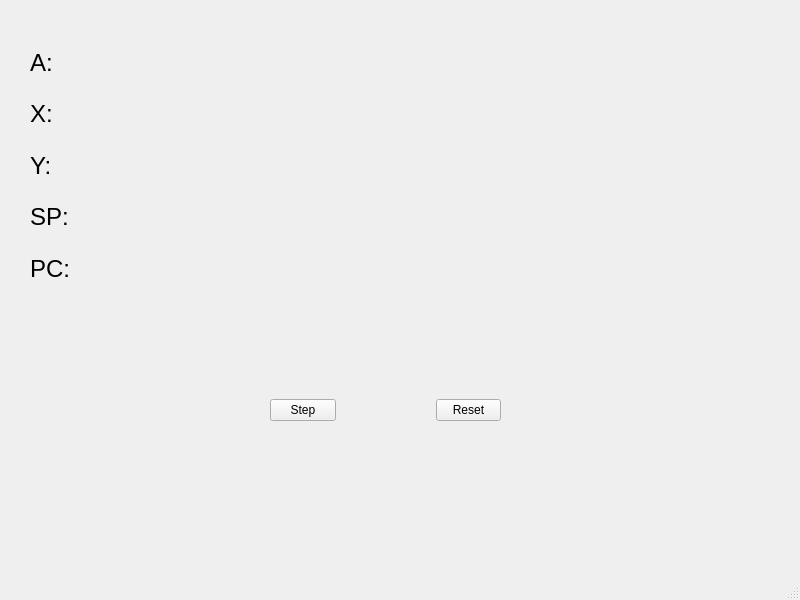
<?xml version="1.0" encoding="UTF-8"?>
<ui version="4.0">
    <class>MainWindow</class>
    <widget class="QMainWindow" name="MainWindow">
        <property name="geometry">
            <rect>
                <x>0</x>
                <y>0</y>
                <width>800</width>
                <height>600</height>
            </rect>
        </property>
        <property name="windowTitle">
            <string>MainWindow</string>
        </property>
        <widget class="QWidget" name="centralwidget">
            <widget class="QWidget" name="horizontalLayoutWidget">
                <property name="geometry">
                    <rect>
                        <x>170</x>
                        <y>370</y>
                        <width>431</width>
                        <height>80</height>
                    </rect>
                </property>
                <layout class="QHBoxLayout" name="horizontalLayout">
                    <property name="spacing">
                        <number>100</number>
                    </property>
                    <property name="leftMargin">
                        <number>100</number>
                    </property>
                    <property name="rightMargin">
                        <number>100</number>
                    </property>
                    <item>
                        <widget class="QPushButton" name="Button_Push">
                            <property name="text">
                                <string>Step</string>
                            </property>
                        </widget>
                    </item>
                    <item>
                        <widget class="QPushButton" name="Button_Reset">
                            <property name="text">
                                <string>Reset</string>
                            </property>
                        </widget>
                    </item>
                </layout>
            </widget>
            <widget class="QWidget" name="verticalLayoutWidget">
                <property name="geometry">
                    <rect>
                        <x>30</x>
                        <y>40</y>
                        <width>161</width>
                        <height>251</height>
                    </rect>
                </property>
                <layout class="QVBoxLayout" name="verticalLayout">
                    <item>
                        <widget class="QLabel" name="Label_RegA">
                            <property name="font">
                                <font>
                                    <pointsize>18</pointsize>
                                </font>
                            </property>
                            <property name="text">
                                <string>A:</string>
                            </property>
                        </widget>
                    </item>
                    <item>
                        <widget class="QLabel" name="Label_RegX">
                            <property name="font">
                                <font>
                                    <pointsize>18</pointsize>
                                </font>
                            </property>
                            <property name="text">
                                <string>X:</string>
                            </property>
                        </widget>
                    </item>
                    <item>
                        <widget class="QLabel" name="Label_RegY">
                            <property name="font">
                                <font>
                                    <pointsize>18</pointsize>
                                </font>
                            </property>
                            <property name="text">
                                <string>Y:</string>
                            </property>
                        </widget>
                    </item>
                    <item>
                        <widget class="QLabel" name="Label_RegSP">
                            <property name="font">
                                <font>
                                    <pointsize>18</pointsize>
                                </font>
                            </property>
                            <property name="text">
                                <string>SP:</string>
                            </property>
                        </widget>
                    </item>
                    <item>
                        <widget class="QLabel" name="Label_RegPC">
                            <property name="font">
                                <font>
                                    <pointsize>18</pointsize>
                                </font>
                            </property>
                            <property name="text">
                                <string>PC:</string>
                            </property>
                        </widget>
                    </item>
                </layout>
            </widget>
        </widget>
        <widget class="QMenuBar" name="menubar">
            <property name="geometry">
                <rect>
                    <x>0</x>
                    <y>0</y>
                    <width>800</width>
                    <height>22</height>
                </rect>
            </property>
        </widget>
        <widget class="QStatusBar" name="statusbar"/>
    </widget>
    <resources/>
    <connections/>
</ui>
